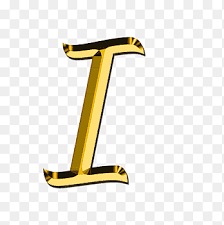
%> input picture Exsample/testImg.png, 224 x 225 px, given in place of A.png, which was not available
$ octave Ex92_Hu_moment.m   (GNU Octave 9; MATLAB toolbox functions it lacks are replaced by stand-ins)
%> lines starting %> are read from the running program, lines starting %| are printed output that depends on the picture; pictures that were not available may be replaced by others from this repository, and a replacement may not be noted
### NormalizeMoment.m
function [mn] = NormalizeMoment(f, m, n)
	mn=0;
	j=size(f,1); k=size(f,2);
	for x=1:size(f,1)
		for y=1:size(f,2)
			mn = mn+((x^m)*(y^n)*f(x,y));
		end
	end
mn=mn/(j^m*k^n);
end

### UnNormalizeMoment.m
function [mn] = UnNormalizeMoment(f, m, n)
	mn=0;
	for x=1:size(f,1)
		for y=1:size(f,2)
			mn = mn+((x^m)*(y^n)*f(x,y));
		end
	end
end

### Exsample/Ex92_Hu_moment.m
clear
% Image A, B
letterA=imread('A.png');
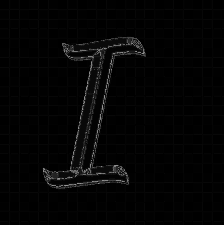
%> letterA: size 225x224 uint8; min 0, max 150, mean 4.6
letterB=imread('B.png');
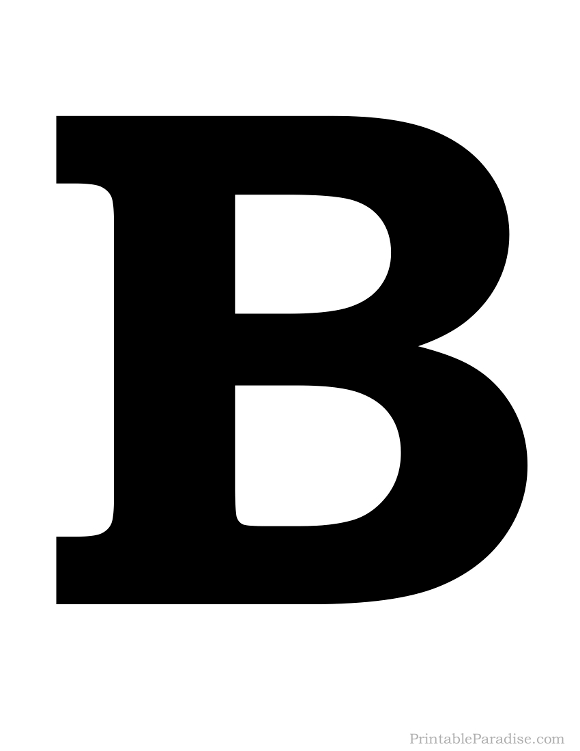
%> input picture Exsample/B.png, 580 x 751 px
%> letterB is the input picture: size 751x580 uint8; min 0, max 255, mean 165.2
% Image spin
rletterA = imrotate(letterA,10,'bilinear','crop');
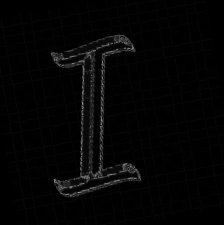
%> rletterA: size 225x224 uint8; min 0, max 144, mean 4.5
% Scale Image
sletterA = imresize(letterA,2);

subplot(221), imagesc(letterA); colormap(gray)
subplot(222), imagesc(rletterA); colormap(gray)
subplot(223), imagesc(sletterA); colormap(gray)
subplot(224), imagesc(letterB); colormap(gray)

% calculate Hu momnet
v02 = hu_moment(letterA, 0, 2);
%> after the loop in NormalizeMoment, `for x=1:size(f,1)`: mn = 899.3
%> after the loop in UnNormalizeMoment, `for x=1:size(f,1)`: mn = 10363676.4
%> in hu_moment, `m00 = (m00^(m+n+2));`: m00 = 6.54e+11
%> in hu_moment, `m00 = sqrt(m00);`: m00 = 808779.3
%> in hu_moment, `vmn=umn/m00;`: vmn = 12.81
%> v02 = 12.81
v20 = hu_moment(letterA, 2, 0);
%> v20 = 18.4
hul_letterA = v20+v02
%> hul_letterA = 31.21

v02 = hu_moment(rletterA, 0, 2);
%> v02 = 12.91
v20 = hu_moment(rletterA, 2, 0);
%> v20 = 19.29
hul_rletterA = v20+v02
%> hul_rletterA = 32.19

v02 = hu_moment(sletterA, 0, 2);
%> v02 = 12.62
v20 = hu_moment(sletterA, 2, 0);
%> v20 = 18.05
hul_sletterA = v20+v02
%> hul_sletterA = 30.67


v02 = hu_moment(letterB, 0, 2);
%> v02 = 0.421
v20 = hu_moment(letterB, 2, 0);
%> v20 = 0.735
hul_letterB = v20+v02
%> hul_letterB = 1.16

% Hu Function
function [vmn] = hu_moment(f,m,n)
I = im2double(f);
m00 = NormalizeMoment(I,0,0);
umn = UnNormalizeMoment(I,m,n);
m00 = (m00^(m+n+2));
m00 = sqrt(m00);

vmn=umn/m00;

function [mn] = UnNormalizeMoment(f, m, n)
    mn=0;
    for x=1:size(f,1)
        for y=1:size(f,2)
            mn = mn+((x^m)*(y^n)*f(x,y));
        end
    end
end

function [mn] = NormalizeMoment(f, m, n)
    mn=0;
    j=size(f,1); k=size(f,2);
    for x=1:size(f,1)
        for y=1:size(f,2)
            mn = mn+((x^m)*(y^n)*f(x,y));
        end
    end
mn=mn/(j^m*k^n);
end
end
